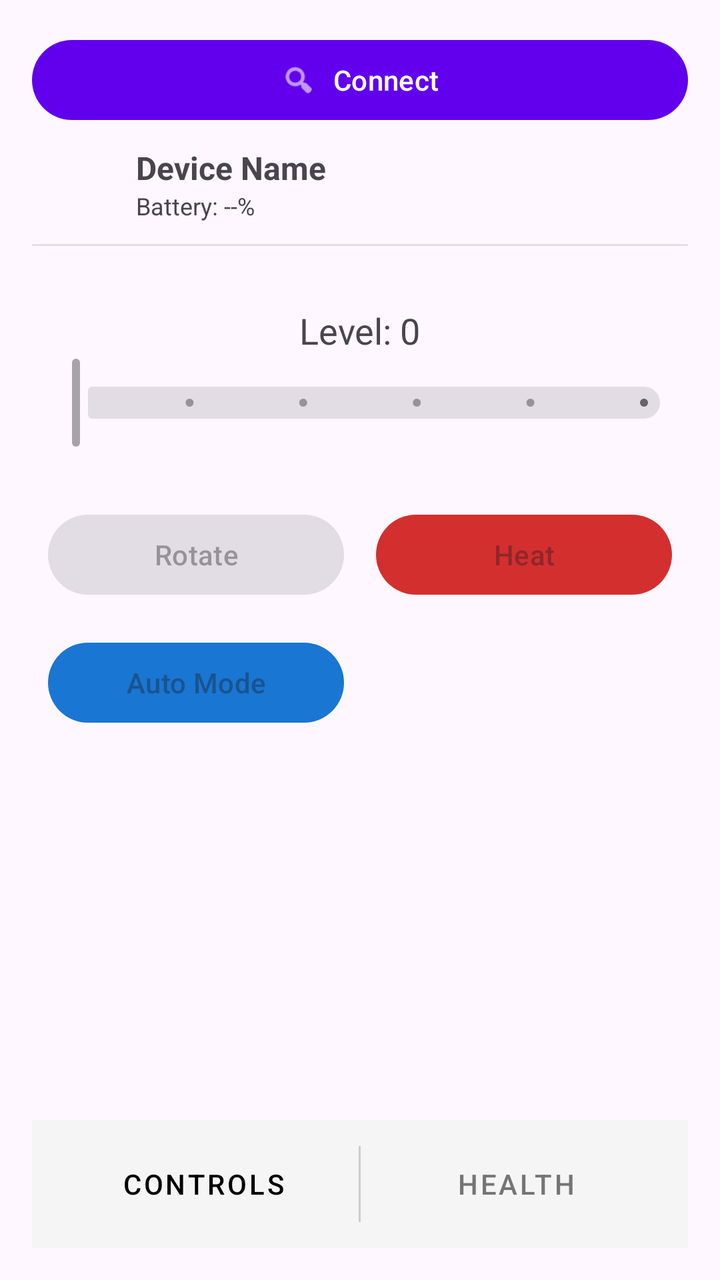
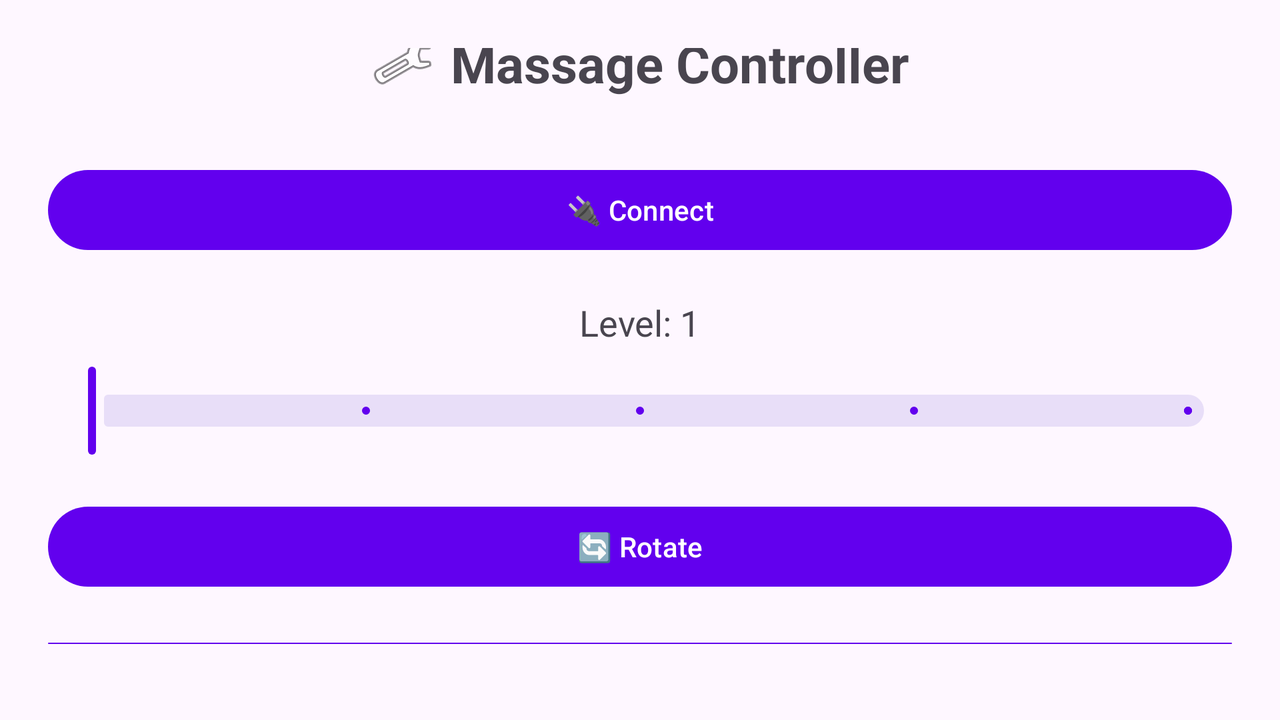

The same Android screen from two of the app's own layout files: first res/layout/ as a phone draws it, then the repository's variant for another configuration, drawn on a device whose configuration selects that folder. Both files follow.
<!-- AndroidManifest.xml: activity theme Theme.MyApplication -->
<!-- res/layout/activity_main.xml -->
<?xml version="1.0" encoding="utf-8"?>
<LinearLayout xmlns:android="http://schemas.android.com/apk/res/android"
    xmlns:app="http://schemas.android.com/apk/res-auto"
    xmlns:tools="http://schemas.android.com/tools"
    android:layout_width="match_parent"
    android:layout_height="match_parent"
    android:orientation="vertical"
    android:padding="16dp"
    tools:context=".MainActivity">

    <LinearLayout
        android:layout_width="match_parent"
        android:layout_height="wrap_content"
        android:orientation="vertical"
        android:paddingBottom="10dp">

        <com.google.android.material.button.MaterialButton
            android:id="@+id/btnConnect"
            android:layout_width="match_parent"
            android:layout_height="wrap_content"
            android:text="Connect"
            app:icon="@android:drawable/ic_menu_search"
            app:iconGravity="textStart" />

        <LinearLayout
            android:id="@+id/deviceInfoLayout"
            android:layout_width="match_parent"
            android:layout_height="wrap_content"
            android:orientation="horizontal"
            android:gravity="center_vertical"
            android:visibility="gone"
            tools:visibility="visible"
            android:layout_marginTop="8dp">

            <ImageView
                android:id="@+id/imgDevice"
                android:layout_width="40dp"
                android:layout_height="40dp"
                android:src="@drawable/ic_launcher_foreground" />

            <LinearLayout
                android:layout_width="0dp"
                android:layout_height="wrap_content"
                android:layout_weight="1"
                android:orientation="vertical"
                android:paddingStart="12dp">

                <com.google.android.material.textview.MaterialTextView
                    android:id="@+id/txtDeviceName"
                    android:layout_width="wrap_content"
                    android:layout_height="wrap_content"
                    android:text="Device Name"
                    android:textStyle="bold"
                    android:textSize="16sp" />

                <com.google.android.material.textview.MaterialTextView
                    android:id="@+id/txtBattery"
                    android:layout_width="wrap_content"
                    android:layout_height="wrap_content"
                    android:text="Battery: --%"
                    android:textSize="12sp" />
            </LinearLayout>
        </LinearLayout>
    </LinearLayout>

    <View
        android:layout_width="match_parent"
        android:layout_height="1dp"
        android:background="#E0E0E0"
        android:layout_marginBottom="10dp"/>

    <FrameLayout
        android:layout_width="match_parent"
        android:layout_height="0dp"
        android:layout_weight="1">

        <ScrollView
            android:id="@+id/layoutControl"
            android:layout_width="match_parent"
            android:layout_height="match_parent"
            android:visibility="visible">

            <LinearLayout
                android:layout_width="match_parent"
                android:layout_height="wrap_content"
                android:orientation="vertical">

                <com.google.android.material.textview.MaterialTextView
                    android:id="@+id/txtLevel"
                    android:layout_width="wrap_content"
                    android:layout_height="wrap_content"
                    android:text="Level: 0"
                    android:layout_gravity="center"
                    android:textSize="18sp"
                    android:layout_marginTop="20dp"/>

                <com.google.android.material.slider.Slider
                    android:id="@+id/sliderIntensity"
                    android:layout_width="match_parent"
                    android:layout_height="wrap_content"
                    android:valueFrom="0"
                    android:valueTo="5"
                    android:stepSize="1"
                    android:enabled="false"/>

                <GridLayout
                    android:layout_width="match_parent"
                    android:layout_height="wrap_content"
                    android:columnCount="2"
                    android:rowCount="2"
                    android:layout_marginTop="20dp"
                    android:alignmentMode="alignMargins">

                    <com.google.android.material.button.MaterialButton
                        android:id="@+id/btnRotate"
                        android:layout_width="0dp"
                        android:layout_height="wrap_content"
                        android:layout_columnWeight="1"
                        android:text="Rotate"
                        android:enabled="false"
                        android:layout_margin="8dp"/>

                    <com.google.android.material.button.MaterialButton
                        android:id="@+id/btnHeat"
                        android:layout_width="0dp"
                        android:layout_height="wrap_content"
                        android:layout_columnWeight="1"
                        android:text="Heat"
                        android:enabled="false"
                        app:backgroundTint="#D32F2F"
                        android:layout_margin="8dp"/>

                    <com.google.android.material.button.MaterialButton
                        android:id="@+id/btnAssistant"
                        android:layout_width="0dp"
                        android:layout_height="wrap_content"
                        android:layout_columnWeight="1"
                        android:text="Auto Mode"
                        android:enabled="false"
                        app:backgroundTint="#1976D2"
                        android:layout_margin="8dp"/>
                </GridLayout>
            </LinearLayout>
        </ScrollView>

        <LinearLayout
            android:id="@+id/layoutHealth"
            android:layout_width="match_parent"
            android:layout_height="match_parent"
            android:orientation="vertical"
            android:gravity="center"
            android:visibility="gone">
            
            <com.google.android.material.card.MaterialCardView
                android:layout_width="match_parent"
                android:layout_height="wrap_content"
                app:cardCornerRadius="12dp"
                app:cardElevation="4dp"
                android:layout_margin="10dp">

                <LinearLayout
                    android:layout_width="match_parent"
                    android:layout_height="wrap_content"
                    android:orientation="vertical"
                    android:padding="12dp">

                    <com.google.android.material.textview.MaterialTextView
                        android:layout_width="wrap_content"
                        android:layout_height="wrap_content"
                        android:text="PPG WAVEFORM"
                        android:letterSpacing="0.1"
                        android:textColor="#757575"
                        android:layout_marginBottom="8dp"/>

                    <com.example.myapplication.WaveformView
                        android:id="@+id/waveformView"
                        android:layout_width="match_parent"
                        android:layout_height="150dp"/>
                </LinearLayout>
            </com.google.android.material.card.MaterialCardView>

            <com.google.android.material.card.MaterialCardView
                android:layout_width="match_parent"
                android:layout_height="wrap_content"
                app:cardCornerRadius="12dp"
                app:cardElevation="4dp"
                android:layout_margin="10dp">
                <LinearLayout
                    android:layout_width="match_parent"
                    android:layout_height="wrap_content"
                    android:orientation="vertical"
                    android:padding="20dp"
                    android:gravity="center">

                    <com.google.android.material.textview.MaterialTextView
                        android:layout_width="wrap_content"
                        android:layout_height="wrap_content"
                        android:text="HEART RATE"
                        android:letterSpacing="0.1"
                        android:textColor="#757575"/>

                    <com.google.android.material.textview.MaterialTextView
                        android:id="@+id/txtHeartRate"
                        android:layout_width="wrap_content"
                        android:layout_height="wrap_content"
                        android:text="-- BPM"
                        android:textSize="48sp"
                        android:textStyle="bold"
                        android:textColor="#D32F2F"/>
                </LinearLayout>
            </com.google.android.material.card.MaterialCardView>

            <com.google.android.material.card.MaterialCardView
                android:layout_width="match_parent"
                android:layout_height="wrap_content"
                app:cardCornerRadius="12dp"
                app:cardElevation="4dp"
                android:layout_margin="10dp">
                <LinearLayout
                    android:layout_width="match_parent"
                    android:layout_height="wrap_content"
                    android:orientation="vertical"
                    android:padding="20dp"
                    android:gravity="center">

                    <com.google.android.material.textview.MaterialTextView
                        android:layout_width="wrap_content"
                        android:layout_height="wrap_content"
                        android:text="BLOOD OXYGEN (SpO2)"
                        android:letterSpacing="0.1"
                        android:textColor="#757575"/>

                    <com.google.android.material.textview.MaterialTextView
                        android:id="@+id/txtSpO2"
                        android:layout_width="wrap_content"
                        android:layout_height="wrap_content"
                        android:text="-- %"
                        android:textSize="48sp"
                        android:textStyle="bold"
                        android:textColor="#1976D2"/>
                </LinearLayout>
            </com.google.android.material.card.MaterialCardView>

        </LinearLayout>
    </FrameLayout>

    <LinearLayout
        android:layout_width="match_parent"
        android:layout_height="wrap_content"
        android:orientation="horizontal"
        android:background="#F5F5F5"
        android:padding="8dp">

        <com.google.android.material.button.MaterialButton
            android:id="@+id/tabControl"
            style="@style/Widget.MaterialComponents.Button.TextButton"
            android:layout_width="0dp"
            android:layout_height="wrap_content"
            android:layout_weight="1"
            android:text="Controls"
            android:textColor="@color/black" />

        <View
            android:layout_width="1dp"
            android:layout_height="match_parent"
            android:background="#CCCCCC"
            android:layout_marginTop="5dp"
            android:layout_marginBottom="5dp"/>

        <com.google.android.material.button.MaterialButton
            android:id="@+id/tabHealth"
            style="@style/Widget.MaterialComponents.Button.TextButton"
            android:layout_width="0dp"
            android:layout_height="wrap_content"
            android:layout_weight="1"
            android:text="Health"
            android:textColor="#757575" />
    </LinearLayout>

</LinearLayout>
<!-- resources referenced by this layout -->
<resources>
  <color name="black">#FF000000</color>
  <!-- drawable ic_launcher_foreground: webp bitmap (mipmap-hdpi, 3642 bytes) -->
  <style name="Theme.MyApplication" parent="Theme.Material3.DayNight.NoActionBar">
          
          <item name="colorPrimary">@color/purple_500</item>
          <item name="colorSecondary">@color/teal_200</item>
          <item name="android:statusBarColor">?attr/colorPrimary</item>
          
          <item name="android:windowLightStatusBar">true</item>
      </style>
  <color name="purple_500">#FF6200EE</color>
  <color name="teal_200">#FF03DAC5</color>
</resources>
<!-- res/layout-land/activity_main.xml (the repository's variant of the layout above) -->
<!-- drawn on the phone turned sideways -->
<?xml version="1.0" encoding="utf-8"?>
<LinearLayout xmlns:android="http://schemas.android.com/apk/res/android"
    xmlns:app="http://schemas.android.com/apk/res-auto"
    android:layout_width="match_parent"
    android:layout_height="match_parent"
    android:gravity="center"
    android:orientation="vertical"
    android:padding="24dp"
    android:background="?android:attr/colorBackground">

    
    <com.google.android.material.textview.MaterialTextView
        android:layout_width="wrap_content"
        android:layout_height="wrap_content"
        android:text="Massage Controller"
        android:textSize="26sp"
        android:textStyle="bold"
        android:layout_marginBottom="32dp"
        app:drawableStartCompat="@android:drawable/ic_menu_manage"
        android:drawablePadding="8dp" />

    
    <com.google.android.material.button.MaterialButton
        android:id="@+id/btnConnect"
        android:layout_width="match_parent"
        android:layout_height="wrap_content"
        android:text="🔌 Connect"
        android:layout_marginBottom="20dp" />

    
    <com.google.android.material.textview.MaterialTextView
        android:id="@+id/txtLevel"
        android:layout_width="wrap_content"
        android:layout_height="wrap_content"
        android:text="Level: 1"
        android:textSize="18sp"
        android:layout_marginBottom="8dp" />

    <com.google.android.material.slider.Slider
        android:id="@+id/sliderIntensity"
        android:layout_width="match_parent"
        android:layout_height="wrap_content"
        android:value="1"
        android:valueFrom="1"
        android:valueTo="5"
        android:stepSize="1" />

    
    <com.google.android.material.button.MaterialButton
        android:id="@+id/btnRotate"
        android:layout_width="match_parent"
        android:layout_height="wrap_content"
        android:text="🔄 Rotate"
        android:layout_marginTop="20dp" />

    
    <com.google.android.material.button.MaterialButton
        android:id="@+id/btnHeat"
        style="?attr/materialButtonTonalStyle"
        android:layout_width="match_parent"
        android:layout_height="wrap_content"
        android:text="🔥 Heat"
        android:layout_marginTop="20dp" />

    
    <com.google.android.material.button.MaterialButton
        android:id="@+id/btnAssistant"
        style="?attr/materialButtonOutlinedStyle"
        android:layout_width="match_parent"
        android:layout_height="wrap_content"
        android:text="🤖 Assistant"
        android:layout_marginTop="20dp" />

</LinearLayout>
<!-- resources referenced by the variant -->
<!-- as the phone turned sideways resolves them -->
<resources>
  <style name="Theme.MyApplication" parent="Theme.Material3.DayNight.NoActionBar">
          
          <item name="colorPrimary">@color/purple_500</item>
          <item name="colorSecondary">@color/teal_200</item>
          <item name="android:statusBarColor">?attr/colorPrimary</item>
          
          <item name="android:windowLightStatusBar">true</item>
      </style>
  <color name="purple_500">#FF6200EE</color>
  <color name="teal_200">#FF03DAC5</color>
</resources>
